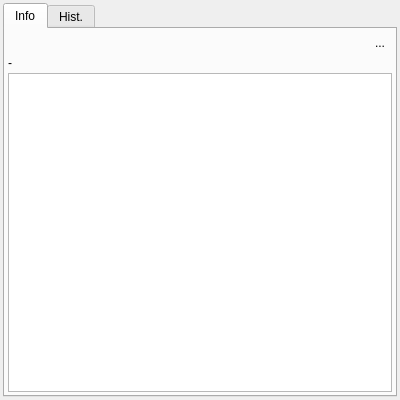
<?xml version="1.0" encoding="UTF-8"?>
<ui version="4.0">
 <class>IDetailsRte</class>
 <widget class="QDialog" name="IDetailsRte">
  <property name="geometry">
   <rect>
    <x>0</x>
    <y>0</y>
    <width>400</width>
    <height>400</height>
   </rect>
  </property>
  <layout class="QVBoxLayout" name="verticalLayout">
   <property name="spacing">
    <number>3</number>
   </property>
   <property name="leftMargin">
    <number>3</number>
   </property>
   <property name="topMargin">
    <number>3</number>
   </property>
   <property name="rightMargin">
    <number>3</number>
   </property>
   <property name="bottomMargin">
    <number>3</number>
   </property>
   <item>
    <widget class="QTabWidget" name="tabWidget">
     <property name="currentIndex">
      <number>0</number>
     </property>
     <widget class="QWidget" name="tab">
      <attribute name="title">
       <string>Info</string>
      </attribute>
      <layout class="QVBoxLayout" name="verticalLayout_3">
       <property name="spacing">
        <number>3</number>
       </property>
       <property name="leftMargin">
        <number>3</number>
       </property>
       <property name="topMargin">
        <number>3</number>
       </property>
       <property name="rightMargin">
        <number>3</number>
       </property>
       <property name="bottomMargin">
        <number>3</number>
       </property>
       <item>
        <layout class="QHBoxLayout" name="horizontalLayout">
         <item>
          <widget class="CLineEdit" name="lineName">
           <property name="palette">
            <palette>
             <active>
              <colorrole role="Base">
               <brush brushstyle="SolidPattern">
                <color alpha="0">
                 <red>0</red>
                 <green>0</green>
                 <blue>0</blue>
                </color>
               </brush>
              </colorrole>
              <colorrole role="Window">
               <brush brushstyle="SolidPattern">
                <color alpha="0">
                 <red>0</red>
                 <green>0</green>
                 <blue>0</blue>
                </color>
               </brush>
              </colorrole>
             </active>
             <inactive>
              <colorrole role="Base">
               <brush brushstyle="SolidPattern">
                <color alpha="0">
                 <red>0</red>
                 <green>0</green>
                 <blue>0</blue>
                </color>
               </brush>
              </colorrole>
              <colorrole role="Window">
               <brush brushstyle="SolidPattern">
                <color alpha="0">
                 <red>0</red>
                 <green>0</green>
                 <blue>0</blue>
                </color>
               </brush>
              </colorrole>
             </inactive>
             <disabled>
              <colorrole role="Base">
               <brush brushstyle="SolidPattern">
                <color alpha="0">
                 <red>0</red>
                 <green>0</green>
                 <blue>0</blue>
                </color>
               </brush>
              </colorrole>
              <colorrole role="Window">
               <brush brushstyle="SolidPattern">
                <color alpha="0">
                 <red>0</red>
                 <green>0</green>
                 <blue>0</blue>
                </color>
               </brush>
              </colorrole>
             </disabled>
            </palette>
           </property>
           <property name="font">
            <font>
             <weight>75</weight>
             <bold>true</bold>
            </font>
           </property>
           <property name="frame">
            <bool>false</bool>
           </property>
          </widget>
         </item>
         <item>
          <widget class="QLabel" name="labelTainted">
           <property name="sizePolicy">
            <sizepolicy hsizetype="Minimum" vsizetype="Minimum">
             <horstretch>0</horstretch>
             <verstretch>0</verstretch>
            </sizepolicy>
           </property>
           <property name="minimumSize">
            <size>
             <width>0</width>
             <height>0</height>
            </size>
           </property>
           <property name="maximumSize">
            <size>
             <width>25</width>
             <height>25</height>
            </size>
           </property>
           <property name="toolTip">
            <string>The route was imported to QMapShack and was changed. It does not show the original data anymore. Please see history for changes. </string>
           </property>
           <property name="text">
            <string/>
           </property>
           <property name="pixmap">
            <pixmap resource="../../resources.qrc">:/icons/32x32/Tainted.png</pixmap>
           </property>
           <property name="scaledContents">
            <bool>true</bool>
           </property>
          </widget>
         </item>
         <item>
          <widget class="QLabel" name="labelNogo">
           <property name="sizePolicy">
            <sizepolicy hsizetype="Minimum" vsizetype="Minimum">
             <horstretch>0</horstretch>
             <verstretch>0</verstretch>
            </sizepolicy>
           </property>
           <property name="maximumSize">
            <size>
             <width>22</width>
             <height>22</height>
            </size>
           </property>
           <property name="toolTip">
            <string>This Route is a NoGo-Line</string>
           </property>
           <property name="text">
            <string/>
           </property>
           <property name="pixmap">
            <pixmap resource="../../resources.qrc">:/icons/32x32/NoGo.png</pixmap>
           </property>
           <property name="scaledContents">
            <bool>true</bool>
           </property>
          </widget>
         </item>
         <item>
          <widget class="QToolButton" name="toolLock">
           <property name="toolTip">
            <string>Toggle read only mode. You have to open the lock to edit the item.</string>
           </property>
           <property name="text">
            <string>...</string>
           </property>
           <property name="icon">
            <iconset resource="../../resources.qrc">
             <normaloff>:/icons/32x32/UnLock.png</normaloff>
             <normalon>:/icons/32x32/Lock.png</normalon>:/icons/32x32/UnLock.png</iconset>
           </property>
           <property name="iconSize">
            <size>
             <width>22</width>
             <height>22</height>
            </size>
           </property>
           <property name="checkable">
            <bool>true</bool>
           </property>
           <property name="autoRaise">
            <bool>true</bool>
           </property>
          </widget>
         </item>
        </layout>
       </item>
       <item>
        <widget class="QLabel" name="labelInfo">
         <property name="sizePolicy">
          <sizepolicy hsizetype="MinimumExpanding" vsizetype="Preferred">
           <horstretch>0</horstretch>
           <verstretch>0</verstretch>
          </sizepolicy>
         </property>
         <property name="text">
          <string>-</string>
         </property>
         <property name="alignment">
          <set>Qt::AlignJustify|Qt::AlignTop</set>
         </property>
        </widget>
       </item>
       <item>
        <widget class="QTextBrowser" name="textCmtDesc">
         <property name="sizePolicy">
          <sizepolicy hsizetype="Expanding" vsizetype="MinimumExpanding">
           <horstretch>0</horstretch>
           <verstretch>0</verstretch>
          </sizepolicy>
         </property>
         <property name="openLinks">
          <bool>false</bool>
         </property>
        </widget>
       </item>
      </layout>
     </widget>
     <widget class="QWidget" name="tab_4">
      <attribute name="title">
       <string>Hist.</string>
      </attribute>
      <layout class="QVBoxLayout" name="verticalLayout_5">
       <property name="spacing">
        <number>0</number>
       </property>
       <property name="leftMargin">
        <number>0</number>
       </property>
       <property name="topMargin">
        <number>0</number>
       </property>
       <property name="rightMargin">
        <number>0</number>
       </property>
       <property name="bottomMargin">
        <number>0</number>
       </property>
       <item>
        <widget class="CHistoryListWidget" name="listHistory"/>
       </item>
      </layout>
     </widget>
    </widget>
   </item>
  </layout>
 </widget>
 <customwidgets>
  <customwidget>
   <class>CHistoryListWidget</class>
   <extends>QListWidget</extends>
   <header>widgets/CHistoryListWidget.h</header>
  </customwidget>
  <customwidget>
   <class>CLineEdit</class>
   <extends>QLineEdit</extends>
   <header>widgets/CLineEdit.h</header>
  </customwidget>
 </customwidgets>
 <resources>
  <include location="../../resources.qrc"/>
 </resources>
 <connections/>
</ui>
